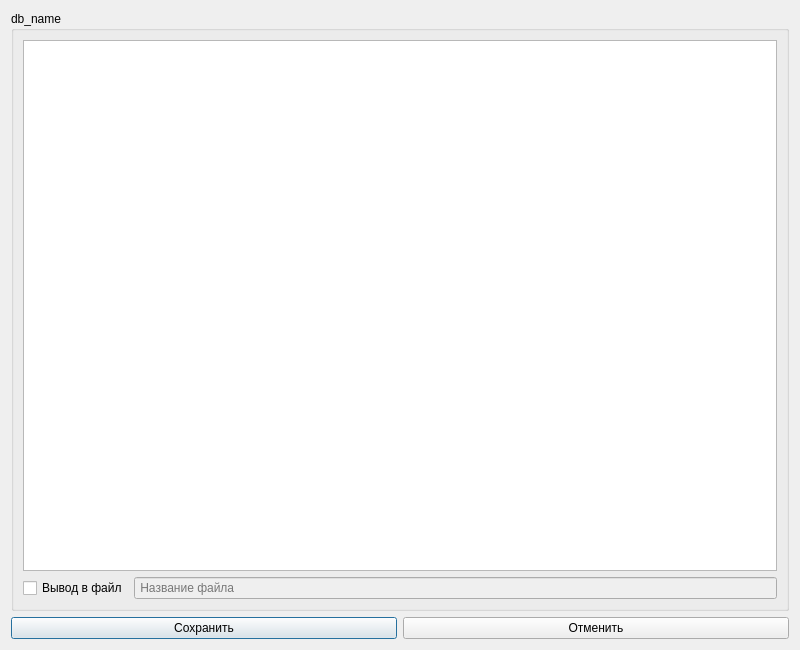
<?xml version="1.0" encoding="UTF-8"?>
<ui version="4.0">
 <class>inDialog</class>
 <widget class="QDialog" name="inDialog">
  <property name="geometry">
   <rect>
    <x>0</x>
    <y>0</y>
    <width>800</width>
    <height>650</height>
   </rect>
  </property>
  <property name="sizePolicy">
   <sizepolicy hsizetype="Fixed" vsizetype="Fixed">
    <horstretch>0</horstretch>
    <verstretch>0</verstretch>
   </sizepolicy>
  </property>
  <property name="minimumSize">
   <size>
    <width>800</width>
    <height>650</height>
   </size>
  </property>
  <property name="maximumSize">
   <size>
    <width>800</width>
    <height>650</height>
   </size>
  </property>
  <property name="windowTitle">
   <string>Ввод SQL скрипта</string>
  </property>
  <layout class="QVBoxLayout" name="verticalLayout_2">
   <item>
    <widget class="QGroupBox" name="groupBox">
     <property name="title">
      <string>db_name</string>
     </property>
     <layout class="QVBoxLayout" name="verticalLayout">
      <item>
       <widget class="QTextEdit" name="textEdit">
       </widget>
      </item>
      <item>
       <layout class="QHBoxLayout" name="horizontalLayout_2">
        <item>
         <widget class="QCheckBox" name="outputToFile">
          <property name="text">
           <string>Вывод в файл</string>
          </property>
         </widget>
        </item>
        <item>
         <widget class="QLineEdit" name="outputFileName">
          <property name="enabled">
           <bool>false</bool>
          </property>
          <property name="text">
           <string/>
          </property>
          <property name="readOnly">
           <bool>false</bool>
          </property>
          <property name="placeholderText">
           <string> Название файла</string>
          </property>
         </widget>
        </item>
       </layout>
      </item>
     </layout>
    </widget>
   </item>
   <item>
    <layout class="QHBoxLayout" name="horizontalLayout">
     <item>
      <widget class="QPushButton" name="saveButton">
       <property name="text">
        <string>Сохранить</string>
       </property>
      </widget>
     </item>
     <item>
      <widget class="QPushButton" name="cancelButton">
       <property name="text">
        <string>Отменить</string>
       </property>
      </widget>
     </item>
    </layout>
   </item>
  </layout>
 </widget>
 <resources/>
 <connections/>
</ui>
